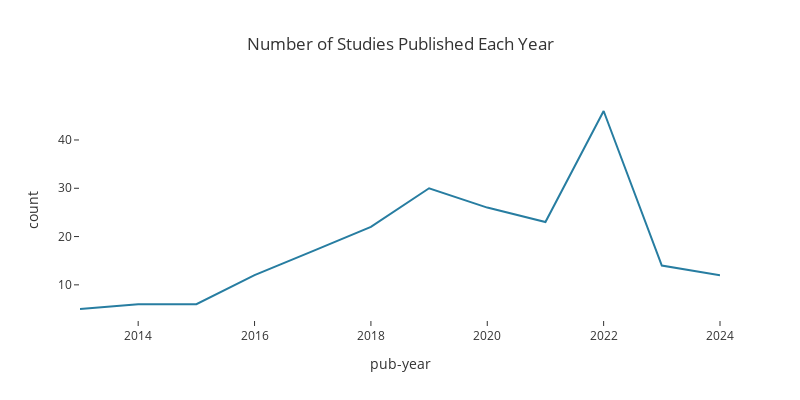

The cell this chart's notebook holds for it:
### Markdown cell above
## PARAMETER

### Code cell
year_counts = unique_studies["pub-year"].value_counts().sort_index().reset_index()
year_counts.columns = ["pub-year", "count"]

fig = px.line(
    year_counts,
    x="pub-year",
    y="count",
    title="Number of Studies Published Each Year",
    width=800,
    height=400,
    template=CHART_LAYOUT.template.value,
)

fig.show()

### Figure 1 — Plotly figure (JSON) as saved in the notebook; plotly's stock layout.template omitted (floating-point values rounded to 4 significant figures)
{"data": [{"hovertemplate": "pub-year=%{x}<br>count=%{y}<extra></extra>", "legendgroup": "", "line": {"color": "#277da1", "dash": "solid"}, "marker": {"symbol": "circle"}, "mode": "lines", "name": "", "orientation": "v", "showlegend": false, "type": "scatter", "x": [2013, 2014, 2015, 2016, 2017, 2018, 2019, 2020, 2021, 2022, 2023, 2024], "xaxis": "x", "y": [5, 6, 6, 12, 17, 22, 30, 26, 23, 46, 14, 12], "yaxis": "y"}], "layout": {"height": 400, "legend": {"tracegroupgap": 0}, "title": {"text": "Number of Studies Published Each Year"}, "width": 800, "xaxis": {"anchor": "y", "domain": [0, 1], "title": {"text": "pub-year"}}, "yaxis": {"anchor": "x", "domain": [0, 1], "title": {"text": "count"}}}}
